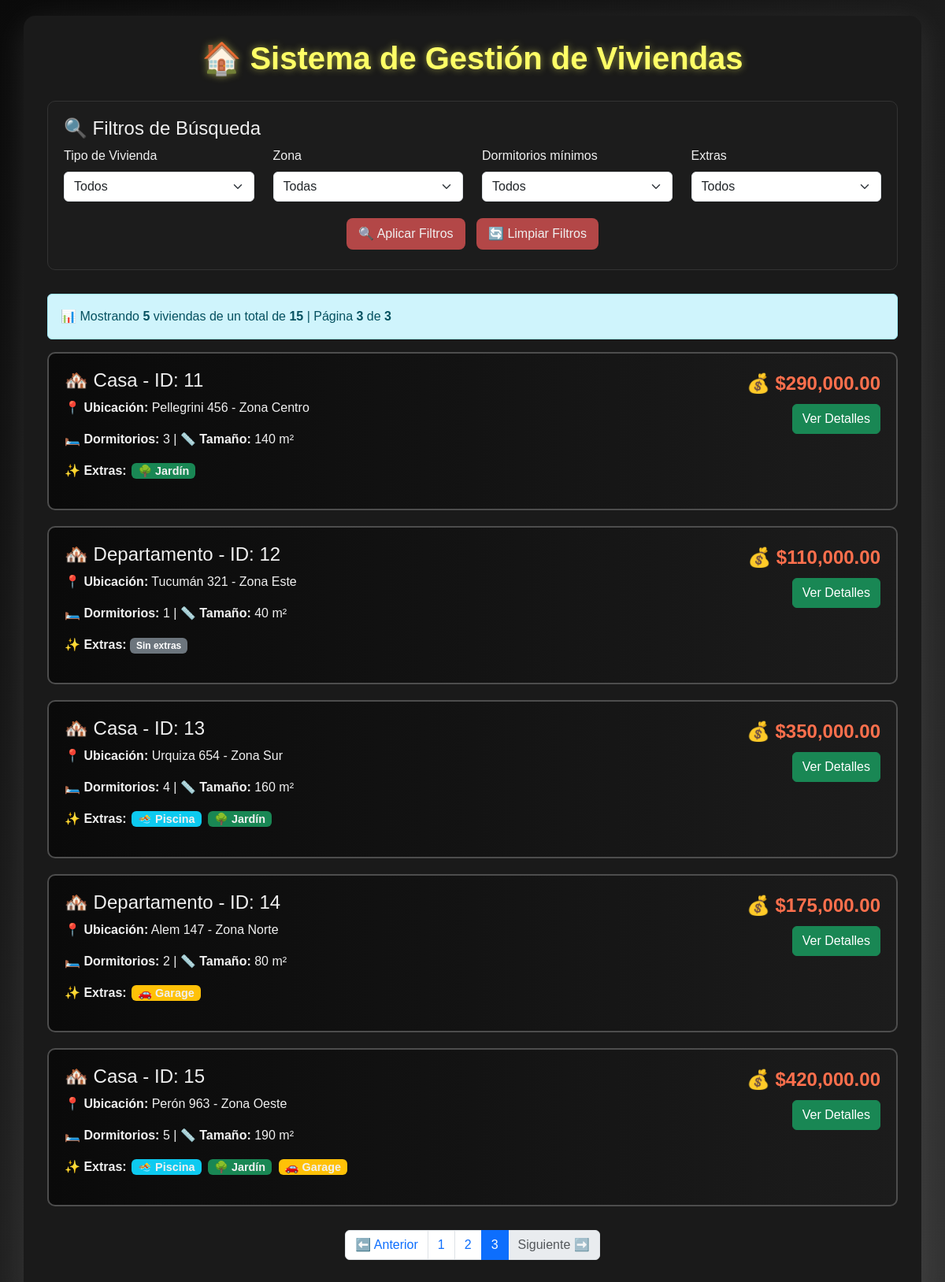
The page /?pagina=3 on the database its author committed.
### tables this page shows
CREATE TABLE viviendas (
    id INT(3) AUTO_INCREMENT PRIMARY KEY,
    tipo VARCHAR(15),
    zona VARCHAR(15),
    direccion VARCHAR(30),
    dormitorios INT(1),
    precio FLOAT(10,2),
    tamano INT(5),
    extras SET('Piscina','Jardín','Garage')
);

### index.php (the view, shortened to what this page needs)
<?php
require_once 'conexion.php';
?>
<!DOCTYPE html>
<html lang="es">
<head>
    <link href="https://cdn.jsdelivr.net/npm/bootstrap@5.3.0/dist/css/bootstrap.min.css" rel="stylesheet">
    <link rel="stylesheet" href="style.css">
</head>
<body>
    <div class="container">
        <h1 class="titulo-principal">🏠 Sistema de Gestión de Viviendas</h1>
        <div class="filtros-section">
            <h4>🔍 Filtros de Búsqueda</h4>
            <form method="GET" action="">
                <div class="row">
                    <div class="col-md-3">
                        <label class="form-label">Tipo de Vivienda</label>
                        <select name="tipo" class="form-select">
                            <option value="">Todos</option>
                        </select>
                    </div>
                    <div class="col-md-3">
                        <label class="form-label">Zona</label>
                        <select name="zona" class="form-select">
                            <option value="">Todas</option>
                        </select>
                    </div>
                    <div class="col-md-3">
                        <label class="form-label">Dormitorios mínimos</label>
                        <select name="dormitorios" class="form-select">
                            <option value="">Todos</option>
                        </select>
                    </div>
                    <div class="col-md-3">
                        <label class="form-label">Extras</label>
                        <select name="extras" class="form-select">
                            <option value="">Todos</option>
                        </select>
                    </div>
                </div>
                <div class="row mt-3">
                    <div class="col-md-12 text-center">
                        <button type="submit" class="btn btn-primary btn-filtro">🔍 Aplicar Filtros</button>
                        <a href="index.php" class="btn btn-secondary btn-filtro">🔄 Limpiar Filtros</a>
                    </div>
                </div>
            </form>
        </div>
        <div id="resultados">
<?php
$pagina = isset($_GET['pagina']) ? (int)$_GET['pagina'] : 1;
$registrosPorPagina = 5;
$comienzo = ($pagina - 1) * $registrosPorPagina;
$where = [];
$whereSQL = count($where) > 0 ? "WHERE " . implode(" AND ", $where) : "";
$totalQuery = mysqli_query($conexion, "SELECT COUNT(*) as total FROM viviendas $whereSQL");
$totalRow = mysqli_fetch_assoc($totalQuery);
$totalRegistros = $totalRow['total'];
$totalPaginas = ceil($totalRegistros / $registrosPorPagina);
$query = "SELECT * FROM viviendas $whereSQL LIMIT $comienzo, $registrosPorPagina";
$registros = mysqli_query($conexion, $query)
    or die("<div class='alert alert-danger'>❌ Problemas en la consulta: " . mysqli_error($conexion) . "</div>");
echo "<div class='alert alert-info'>";
echo "📊 Mostrando <strong>" . mysqli_num_rows($registros) . "</strong> viviendas de un total de <strong>$totalRegistros</strong>";
echo " | Página <strong>$pagina</strong> de <strong>$totalPaginas</strong>";
echo "</div>";
if (mysqli_num_rows($registros) > 0) {
    while ($reg = mysqli_fetch_array($registros)) {
        echo "<div class='vivienda-card'>";
        echo "<div class='row'>";
        echo "<div class='col-md-8'>";
        echo "<h4>🏘️ " . htmlspecialchars($reg['tipo']) . " - ID: " . $reg['id'] . "</h4>";
        echo "<p><strong>📍 Ubicación:</strong> " . htmlspecialchars($reg['direccion']) . " - Zona " . htmlspecialchars($reg['zona']) . "</p>";
        echo "<p><strong>🛏️ Dormitorios:</strong> " . $reg['dormitorios'] . " | ";
        echo "<strong>📏 Tamaño:</strong> " . number_format($reg['tamano']) . " m²</p>";
        if (!empty($reg['extras'])) {
            echo "<p><strong>✨ Extras:</strong> ";
            $extras = explode(',', $reg['extras']);
            foreach ($extras as $extra) {
                $color = '';
                $icon = '';
                switch(trim($extra)) {
                    case 'Piscina':
                        $color = 'bg-info';
                        $icon = '🏊';
                        break;
                    case 'Jardín':
                        $color = 'bg-success';
                        $icon = '🌳';
                        break;
                    case 'Garage':
                        $color = 'bg-warning';
                        $icon = '🚗';
                        break;
                }
                echo "<span class='badge $color badge-extra'>$icon " . htmlspecialchars(trim($extra)) . "</span> ";
            }
            echo "</p>";
        } else {
            echo "<p><strong>✨ Extras:</strong> <span class='badge bg-secondary'>Sin extras</span></p>";
        }
        echo "</div>";
        echo "<div class='col-md-4 text-end'>";
        echo "<div class='precio'>💰 $" . number_format($reg['precio'], 2) . "</div>";
        echo "<button class='btn btn-success mt-2'>Ver Detalles</button>";
        echo "</div>";
        echo "</div>";
        echo "</div>";
    }
} else {
    echo "<div class='alert alert-warning'>⚠️ No se encontraron viviendas con los filtros seleccionados.</div>";
}
$urlParams = [];
$baseUrl = '?' . implode('&', $urlParams);
if ($totalPaginas > 1) {
    echo "<nav aria-label='Navegación de páginas'>";
    echo "<ul class='pagination'>";
    if ($pagina > 1) {
        echo "<li class='page-item'>";
        echo "<a class='page-link' href='{$baseUrl}pagina=" . ($pagina - 1) . "'>⬅️ Anterior</a>";
        echo "</li>";
    } else {
        echo "<li class='page-item disabled'>";
        echo "<span class='page-link'>⬅️ Anterior</span>";
        echo "</li>";
    }
    for ($i = 1; $i <= $totalPaginas; $i++) {
        $active = ($i == $pagina) ? 'active' : '';
        echo "<li class='page-item $active'>";
        echo "<a class='page-link' href='{$baseUrl}pagina=$i'>$i</a>";
        echo "</li>";
    }
    if ($pagina < $totalPaginas) {
        echo "<li class='page-item'>";
        echo "<a class='page-link' href='{$baseUrl}pagina=" . ($pagina + 1) . "'>Siguiente ➡️</a>";
        echo "</li>";
    } else {
        echo "<li class='page-item disabled'>";
        echo "<span class='page-link'>Siguiente ➡️</span>";
        echo "</li>";
    }
    echo "</ul>";
    echo "</nav>";
}
?>
        </div>
    </div>
</body>
</html>

### style.css (style rules this page uses)
body { background: linear-gradient(135deg, #0a0a0a 0%, #333333 100%); min-height: 100vh; padding: 20px 0; color: #f0f0f0; font-family: "Poppins", sans-serif; }
.container { background: #1a1a1a; border-radius: 15px; padding: 30px; box-shadow: 0 10px 40px rgba(255, 255, 255, 0.1); }
.vivienda-card { border: 2px solid #4d4d4d; border-radius: 10px; padding: 20px; margin-bottom: 20px; transition: all 0.3s ease; background: linear-gradient(to right, #0a0a0a, #1c1c1c); color: #f0f0f0; }
.precio { color: #ff704d; font-size: 1.5em; font-weight: bold; }
.badge-extra { background-color: #b34747; color: #f0f0f0; margin: 2px; font-size: 0.9em; border-radius: 6px; padding: 3px 8px; }
.filtros-section { background: #1c1c1c; padding: 20px; border-radius: 10px; margin-bottom: 30px; border: 1px solid #333333; }
.titulo-principal { color: #ffff66; text-align: center; margin-bottom: 30px; font-weight: bold; text-shadow: 0 0 10px rgba(255, 255, 102, 0.5); }
.pagination { justify-content: center; margin-top: 30px; }
.btn-filtro { margin: 5px; background-color: #b34747; color: #f0f0f0; border: none; border-radius: 8px; padding: 8px 15px; transition: all 0.2s; }
.vivienda-card { animation: fadeIn 0.5s ease-in-out; }

### rows shown on the page
viviendas: tipo "Casa", id "11", direccion "Pellegrini 456", zona "Centro", dormitorios "3", tamano "140", extras "🌳", extras "Jardín", precio "290,000.00"
viviendas: tipo "Departamento", id "12", direccion "Tucumán 321", zona "Este", dormitorios "1", tamano "40", shows "✨ Extras:", extras "Sin extras", precio "110,000.00"
viviendas: tipo "Casa", id "13", direccion "Urquiza 654", zona "Sur", dormitorios "4", tamano "160", extras "🏊", extras "Piscina", extras "🌳", extras "Jardín", precio "350,000.00"
viviendas: tipo "Departamento", id "14", direccion "Alem 147", zona "Norte", dormitorios "2", tamano "80", extras "🚗", extras "Garage", precio "175,000.00"
viviendas: tipo "Casa", id "15", direccion "Perón 963", zona "Oeste", dormitorios "5", tamano "190", extras "🏊", extras "Piscina", extras "🌳", extras "Jardín", extras "🚗", extras "Garage", precio "420,000.00"

### other values the page prints
mysqli_num_rows($registros) "5"
$totalRegistros "15"
$pagina "3"
$totalPaginas "3"
